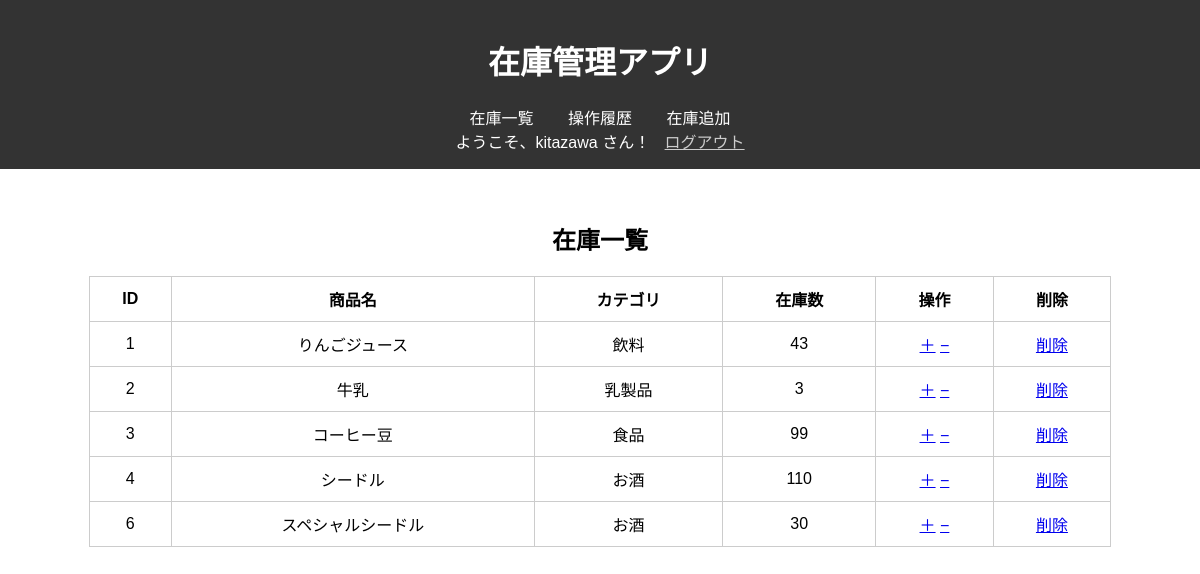
/ (signed in), run on the app's committed database.
### tables this page shows
CREATE TABLE "inventory" (
	"id"	INTEGER,
	"item_id"	INTEGER,
	"quantity"	INTEGER,
	PRIMARY KEY("id" AUTOINCREMENT)
);

CREATE TABLE "items" (
	"id"	INTEGER,
	"name"	TEXT,
	"category"	TEXT,
	"delete_flag"	INTEGER DEFAULT 0,
	PRIMARY KEY("id" AUTOINCREMENT)
);

### app.py (the view)
@app.route('/')
def index():
    if 'user_id' not in session:
        return redirect('/login')  # ← ログインしてなければリダイレクト
    conn = sqlite3.connect('inventory.db')
    c = conn.cursor()
    c.execute('''
        SELECT
            inventory.id,
            items.name,
            items.category,
            inventory.quantity
        FROM inventory
        JOIN items ON inventory.item_id = items.id
        WHERE items.delete_flag = 0
    ''')
    items = c.fetchall()  # → list of tuples
    conn.close()
    return render_template('index.html', items=items)

### templates/index.html (shortened to what this page needs)
{% extends "base.html" %}
{% block content %}
<h2 style="text-align: center;">在庫一覧</h2>
<table>
    <tr>
        <th>ID</th>
        <th>商品名</th>
        <th>カテゴリ</th>
        <th>在庫数</th>
        <th>操作</th>
        <th>削除</th>
    </tr>
    {% for item in items %}
    <tr>
        <td>{{ item[0] }}</td>
        <td>{{ item[1] }}</td>
        <td>{{ item[2] }}</td>
        <td>{{ item[3] }}</td>
        <td>
            <a href="/update/{{ item[0] }}/increase">＋</a>
            <a href="/update/{{ item[0] }}/decrease">−</a>
        </td>
        <td>
            <a href="/delete/{{ item[0] }}">削除</a>
        </td>
    </tr>
    {% endfor %}
</table>
{% endblock %}

### templates/base.html (style rules this page uses)
body { font-family: sans-serif; margin: 0; }
table { border-collapse: collapse; width: 90%; margin: 0 auto; }
th, td { border: 1px solid #ccc; padding: 10px; text-align: center; }

### data on the page
inventory: id "1", name "りんごジュース", category "飲料", quantity "43"
inventory: id "2", name "牛乳", category "乳製品", quantity "3"
inventory: id "3", name "コーヒー豆", category "食品", quantity "99"
inventory: id "4", name "シードル", category "お酒", quantity "110"
inventory: id "6", name "スペシャルシードル", category "お酒", quantity "30"

### other printed values
{{ session['user_name'] }} "kitazawa"
